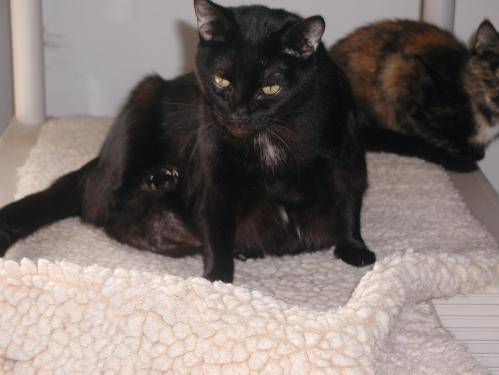
#> input picture small_dog_cat_dataset/train/cats/cat.10106.jpg, 499 x 375 px; its folder holds only this picture in this run
$ jupyter execute --allow-errors code.ipynb
#> lines starting #> are read from the running program, lines starting #| are printed output that depends on the picture
[cell 1]
import os
import cv2
import numpy as np
import matplotlib.pyplot as plt
from skimage.feature import hog
from sklearn.model_selection import train_test_split
from sklearn.linear_model import LogisticRegression
from sklearn.metrics import accuracy_score

[cell 2]
train_dir = './small_dog_cat_dataset/train/'
test_dir = './small_dog_cat_dataset/test/'

[cell 3]
os.listdir(train_dir)

[cell 4]
train_data = []
train_labels = []
test_data = []
test_labels = []

target_size = (64,64)

[cell 5]
def read_file(path,datas,labels):
    for category in os.listdir(path):
     category_dir = os.path.join(path, category)
     for image_name in os.listdir(category_dir):
        image_path = os.path.join(category_dir, image_name)
        image = cv2.imread(image_path)
        image = cv2.resize(image, target_size)
        datas.append(image)
        labels.append(category)
    return np.array(datas), np.array(labels)

[cell 6]
read_file(train_dir,train_data,train_labels)
#> in read_file, image is the input picture: shape (375, 499, 3); mean B, G, R 109.9, 114.1, 124.1
#> in read_file, `image = cv2.resize(image, target_size)`:
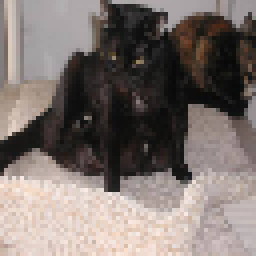
#> image: shape (64, 64, 3) (shown 4 times larger); mean B, G, R 109.9, 114.1, 124.1
#> pass 2 of the loop in read_file, `for category in os.listdir(path):`:
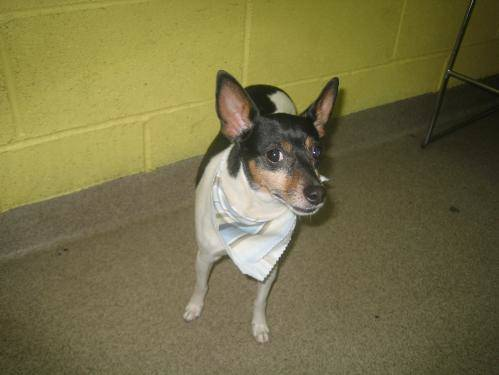
#> input picture small_dog_cat_dataset/train/dogs/dog.10002.jpg, 499 x 375 px
#> in read_file, image is the input picture: shape (375, 499, 3); mean B, G, R 70.6, 112.8, 119.3
#> in read_file, `image = cv2.resize(image, target_size)`:
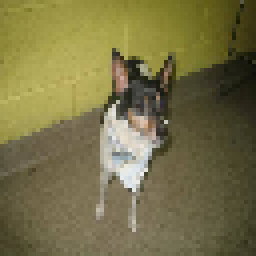
#> image: shape (64, 64, 3) (shown 4 times larger); mean B, G, R 70.6, 112.8, 119.3
#> (the rest of this cell did not finish here and is left out)


[cell 7]
len(train_data), len(train_labels),len(test_data), len(test_labels),

[cell 8]
def colorspace(data):
   gray_images = []
   hsv_images = []
   for image in data:
        gray = cv2.cvtColor(image, cv2.COLOR_RGB2GRAY)
        hsv = cv2.cvtColor(image, cv2.COLOR_RGB2HSV)
        gray_images.append(gray)
        hsv_images.append(hsv)
   return np.array(gray_images), np.array(hsv_images)

[cell 9]
train_rgb_images = train_data
train_gray_images = colorspace(train_data)[0]
#> after the loop in colorspace, `for image in data:`: gray_images = 2 items
train_hsv_images = colorspace(train_data)[1]
#> the loop in colorspace (call 2), `for image in data:` made 2 passes
#> pass 1, in colorspace (call 2), `gray = cv2.cvtColor(image, cv2.COLOR_RGB2GRAY)`:
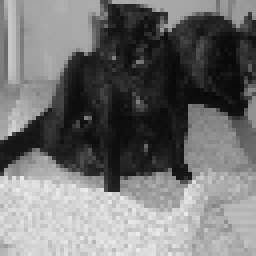
#> gray: shape (64, 64) (shown 4 times larger); min 7, max 235, mean 114
#> pass 2, in colorspace (call 2), `gray = cv2.cvtColor(image, cv2.COLOR_RGB2GRAY)`:
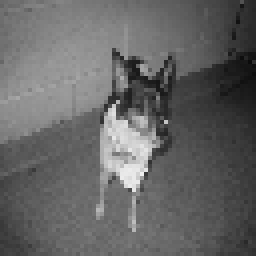
#> gray: shape (64, 64) (shown 4 times larger); min 11, max 239, mean 100.9
test_rgb_images = test_data
test_gray_images =colorspace(test_data)[0]
#> test_gray_images = empty array
test_hsv_images = colorspace(test_data)[1]
#> test_hsv_images = empty array

[cell 10]
len(test_hsv_images)
#> Out = 0

[cell 11]
def HOGgrayfearture(data):
    hog_gray_features =[]
    for image in data:

        hog_features, _ = hog(image, visualize=True,
                               block_norm='L2-Hys',
                               pixels_per_cell=(16, 16),
                                cells_per_block=(2, 2))
        hog_gray_features.append(hog_features)
    return np.array(hog_gray_features)

def HOGrgbfearture(data):
    hog_gray_features =[]
    for image in data:

        hog_features, _ = hog(image, visualize=True,
                               block_norm='L2-Hys',
                               pixels_per_cell=(16, 16),
                                 cells_per_block=(2, 2),
                                 channel_axis=-1) # specify the channel axis
        hog_gray_features.append(hog_features)
    return np.array(hog_gray_features)

def HOGhsvfearture(data):
    hog_hsv_features =[]
    for image in data:
        # hue = image[:,:,0]
        hog_features, hog_image = hog(image, visualize=True,
                                       block_norm='L2-Hys',
                                         pixels_per_cell=(16, 16),
                                           cells_per_block=(2, 2),
                                           channel_axis=-1)
        hog_hsv_features.append(hog_features)
    return hog_hsv_features

[cell 12]
train_rgb_feature = HOGrgbfearture(train_rgb_images)
#> after the loop in HOGrgbfearture, `for image in data:`: hog_gray_features = 2 items
train_gray_feature = HOGgrayfearture(train_gray_images)
#> the loop in HOGgrayfearture, `for image in data: ` made 2 passes
train_hsv_feature = HOGhsvfearture(train_hsv_images)
#> the loop in HOGhsvfearture, `for image in data:` made 2 passes
#> train_hsv_feature = 2 items
test_rgb_feature = HOGrgbfearture(test_rgb_images)
#> test_rgb_feature = empty array
test_gray_feature = HOGgrayfearture(test_gray_images)
#> test_gray_feature = empty array
test_hsv_feature = HOGhsvfearture(test_hsv_images)
#> test_hsv_feature = []

[cell 13]
len(train_rgb_feature)
#> Out = 2

[cell 14]
X_rgb_train, X_rgb_val, y_rgb_train, y_rgb_val, = train_test_split(train_rgb_feature,
                                                                        train_labels,
                                                                          test_size=0.1,
                                                                            random_state=50)
#> y_rgb_train = ['cats']; y_rgb_val = ['dogs']
X_gray_train, X_gray_val, y_gray_train, y_gray_val, = train_test_split(train_gray_feature,
                                                                        train_labels,
                                                                          test_size=0.1,
                                                                            random_state=50)
#> y_gray_train = ['cats']; y_gray_val = ['dogs']
X_hsv_train, X_hsv_val, y_hsv_train, y_hsv_val, = train_test_split(train_hsv_feature,
                                                                    train_labels,
                                                                      test_size=0.2,
                                                                        random_state=50)
#> X_hsv_train = 1 item; X_hsv_val = 1 item; y_hsv_train = ['cats']; y_hsv_val = ['dogs']

[cell 15]
clf = LogisticRegression(random_state=50)

#> (a cell that did not finish here is left out)

#> (a cell that did not finish here is left out)

#> (a cell that did not finish here is left out)

#> (a cell that did not finish here is left out)

#> (a cell that did not finish here is left out)

#> (a cell that did not finish here is left out)

[cell 22]
def VotingEnsembleFeature(data):
    predict = []
    rgb_images = data
    gray_images = colorspace(data)[0]
    hsv_images = colorspace(data)[1]
    rgb_feature = HOGrgbfearture(rgb_images)
    gray_feature = HOGgrayfearture(gray_images)
    hsv_feature = HOGhsvfearture(hsv_images)
    rgb_pred = rgb_clf.predict(rgb_feature)
    gray_pred = gray_clf.predict(gray_feature)
    hsv_pred = hsv_clf.predict(hsv_feature)
    for i in range(len(rgb_pred)):
        count = 0
        if rgb_pred[i] == 'dogs':
            count += 0.5
        if gray_pred[i] == 'dogs':
            count += 1
        if hsv_pred[i] == 'dogs':
            count += 0.5
        if count >= 1.5:
            predict.append('dogs')
        else:
            predict.append('cats')
    return np.array(predict)

#> (a cell that did not finish here is left out)

#> in VotingEnsembleFeature, `rgb_images = data`: rgb_images = []
#> in VotingEnsembleFeature, `gray_images = colorspace(data)[0]`: gray_images = empty array
#> in VotingEnsembleFeature, `hsv_feature = HOGhsvfearture(hsv_images)`: hsv_feature = []
